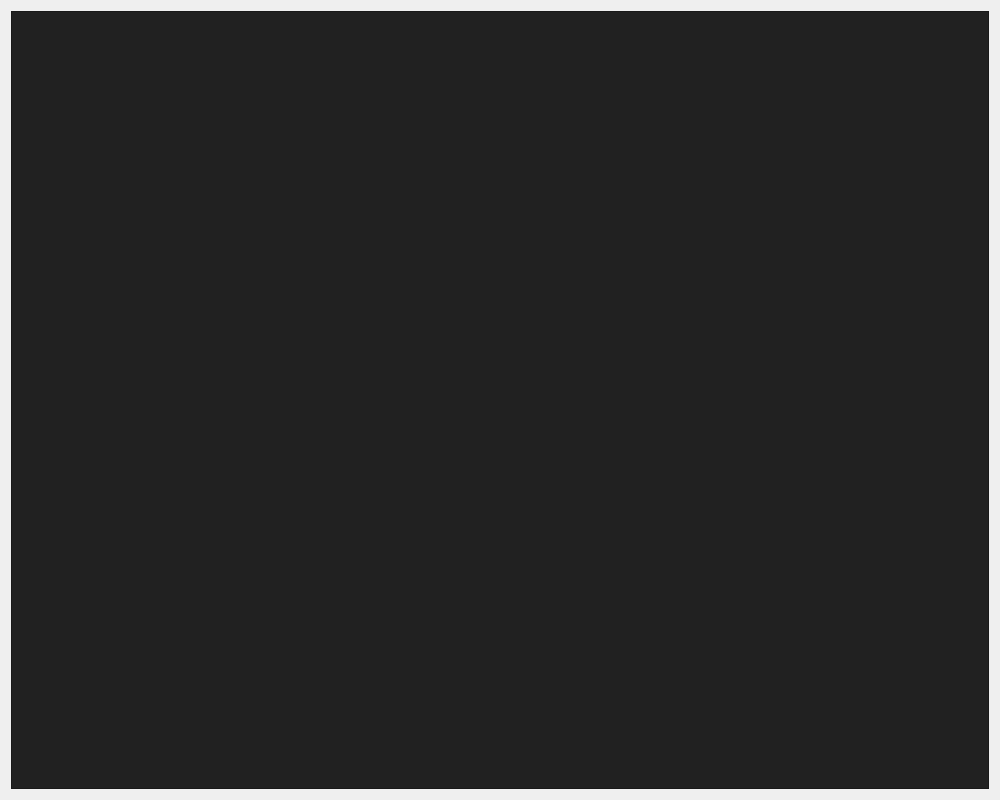
<?xml version="1.0" encoding="UTF-8"?>
<ui version="4.0">
 <class>MyDialog</class>
 <widget class="QDialog" name="MyDialog">
  <property name="geometry">
   <rect>
    <x>0</x>
    <y>0</y>
    <width>1000</width>
    <height>800</height>
   </rect>
  </property>
  <property name="sizePolicy">
   <sizepolicy hsizetype="MinimumExpanding" vsizetype="Expanding">
    <horstretch>0</horstretch>
    <verstretch>0</verstretch>
   </sizepolicy>
  </property>
  <property name="minimumSize">
   <size>
    <width>500</width>
    <height>400</height>
   </size>
  </property>
  <layout class="QVBoxLayout" name="verticalLayout">
   <item>
    <layout class="QVBoxLayout" name="innerLayout">
     <property name="spacing">
      <number>0</number>
     </property>
     <item>
      <widget class="QTableView" name="table">
       <property name="sizePolicy">
        <sizepolicy hsizetype="MinimumExpanding" vsizetype="MinimumExpanding">
         <horstretch>0</horstretch>
         <verstretch>0</verstretch>
        </sizepolicy>
       </property>
       <property name="minimumSize">
        <size>
         <width>800</width>
         <height>700</height>
        </size>
       </property>
       <property name="styleSheet">
        <string notr="true">    QTableView {
                background-color: #212121;
                color: grey;
                gridline-color: #4d4d4d;
                selection-background-color: #00b4ff;
                selection-color: white;
            }

            QHeaderView::section {
                background-color: #121212;
                color: white;
                padding: 4px 8px;
                border: none;
                border-left: 1px solid #4d4d4d;
                border-right: 1px solid #4d4d4d;
                border-bottom: 1px solid #4d4d4d;
            }

            QHeaderView::section:first {
                border-left: none;
            }

            QHeaderView::section:last {
                border-right: none;
            }

            QTableCornerButton::section {
                background-color: #121212;
                border: none;
            }

            QScrollBar {
                background-color: #121212;
                width: 16px;
            }

            QScrollBar::handle {
                background-color: #4d4d4d;
                border-radius: 8px;
            }

            QScrollBar::add-page, QScrollBar::sub-page {
                background-color: #121212;
            }

            QScrollBar::add-line, QScrollBar::sub-line {
                border: none;
                background-color: #212121;
            }

            QScrollBar:horizontal {
    border: none;
    background: #121212;
    height: 16px;
}

QScrollBar::handle:horizontal {
    background: gray;
    min-width: 20px;
}

QScrollBar::add-line:horizontal {
    border: none;
    background: #121212;
    width: 16px;
    subcontrol-position: right;
    subcontrol-origin: margin;
}

QScrollBar::sub-line:horizontal {
    border: none;
    background: #121212;
    width: 16px;
    subcontrol-position: left;
    subcontrol-origin: margin;
}

QScrollBar::up-arrow:horizontal, QScrollBar::down-arrow:horizontal {
    background: none;
}

QScrollBar::add-page:horizontal, QScrollBar::sub-page:horizontal {
    background: none;
}
</string>
       </property>
       <property name="alternatingRowColors">
        <bool>false</bool>
       </property>
       <attribute name="horizontalHeaderVisible">
        <bool>false</bool>
       </attribute>
       <attribute name="horizontalHeaderStretchLastSection">
        <bool>true</bool>
       </attribute>
       <attribute name="verticalHeaderVisible">
        <bool>false</bool>
       </attribute>
       <attribute name="verticalHeaderCascadingSectionResizes">
        <bool>true</bool>
       </attribute>
       <attribute name="verticalHeaderStretchLastSection">
        <bool>false</bool>
       </attribute>
      </widget>
     </item>
    </layout>
   </item>
  </layout>
 </widget>
 <resources/>
 <connections/>
</ui>
